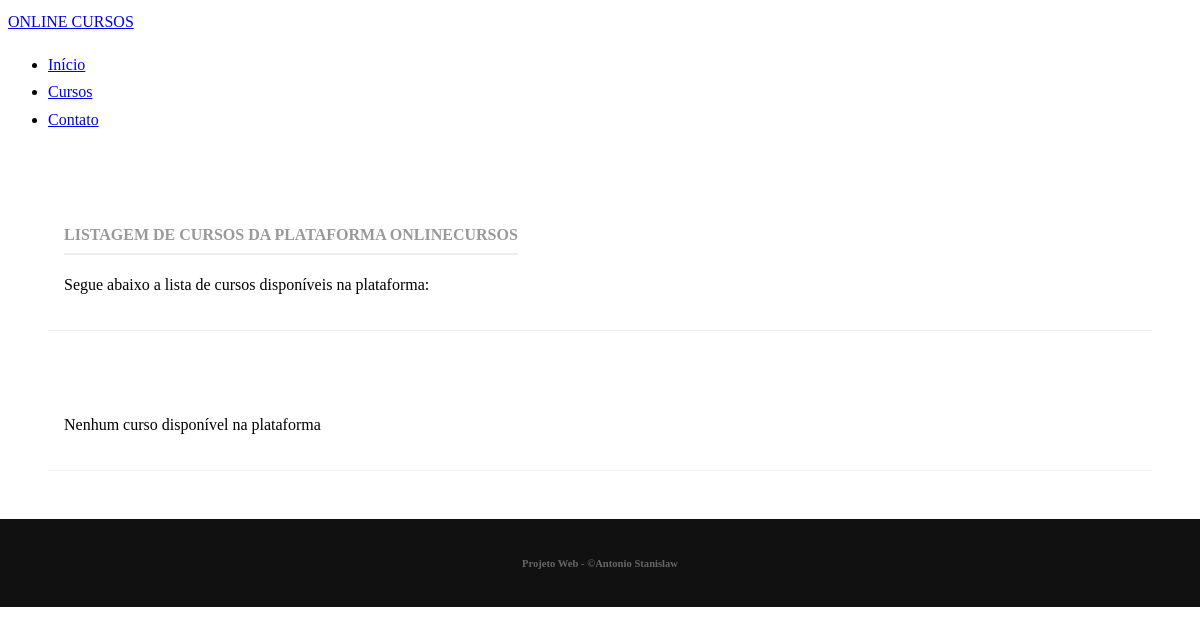
The app's page /cursos/, older data.
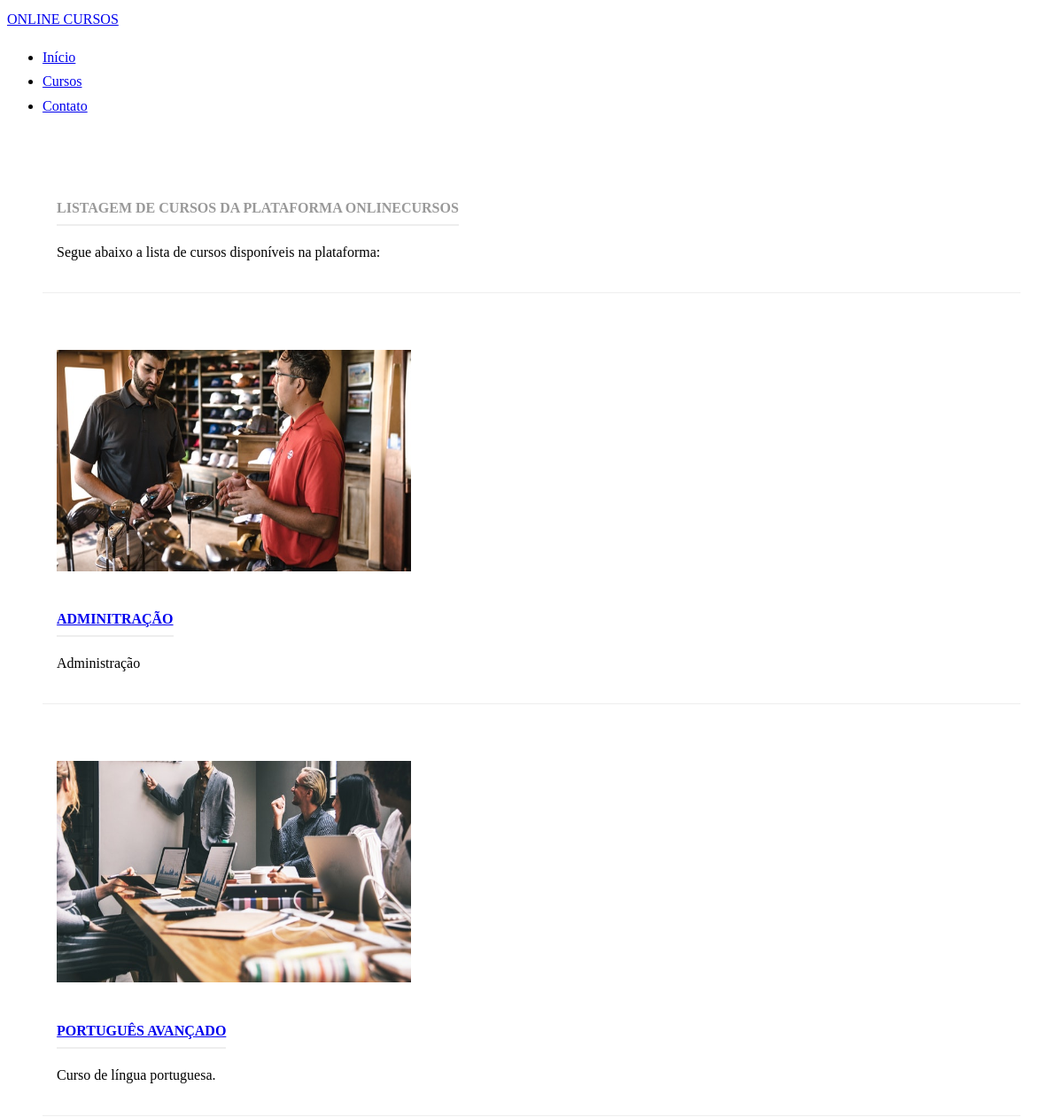
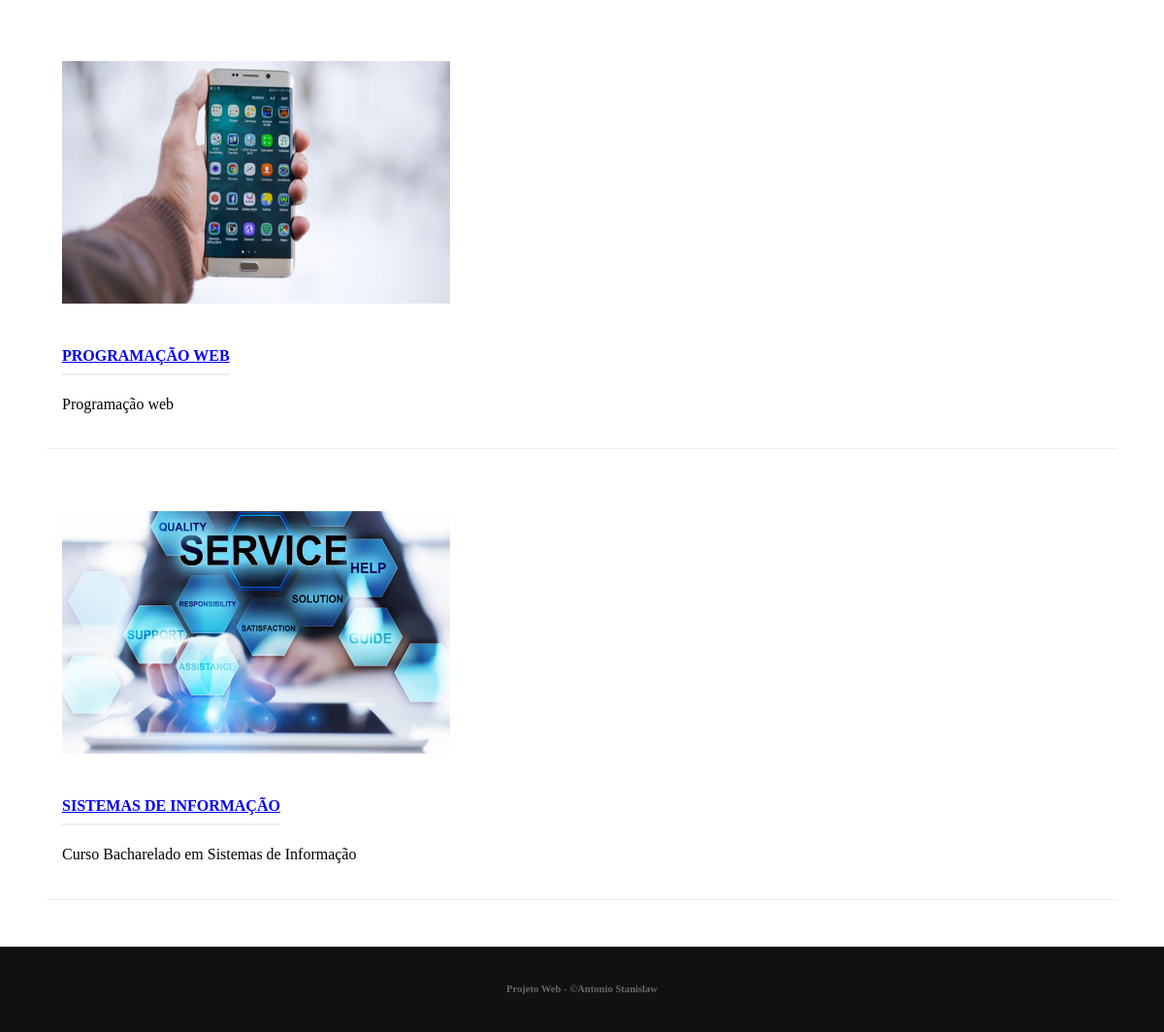
The same page, newer data (2 pictures, top to bottom).
### cursos/models.py (models this page shows, shortened)
class Curso(models.Model):
    name = models.CharField("Nome", max_length=100)
    slug = models.SlugField("Apreviação")
    description = models.TextField("Descrição")
    about = models.TextField("Sobre o curso", blank=True)
    start_date = models.DateField("Data de Inicio", null=True, blank=True)
    image = models.ImageField(upload_to='cursos/images', verbose_name="Imagem", null=True, blank=True)
    created_at = models.DateTimeField("Criado em", auto_now_add=True)
    updated_at = models.DateTimeField("Atualizado em", auto_now=True)
    def get_absolute_url(self):
        return reverse('detalhe', kwargs={'slug' : self.slug})
    class Meta():
        verbose_name = "Curso"
        verbose_name_plural = "Cursos"
        ordering = ['name']

### cursos/views.py (the view)
# urls.py: path('', curso, name = 'curso'),
def curso(request):
    cursos = Curso.objects.all()
    template_name = "layout/curso.html"
    context = {
        'cursos' : cursos
    }
    return render(request, template_name, context)

### cursos/templates/layout/curso.html (shortened to what this page needs)
{% extends "layout/base.html" %}
{% load static %}
 {% block content %}
    <div class="pure-g-r content-ribbon">
        <div class="pure-u-1">
            <div class="l-box">
                <h4 class="content-subhead">Listagem de Cursos da Plataforma OnlineCursos</h4>
                <p>Segue abaixo a lista de cursos disponíveis na plataforma:</p>
            </div>
        </div>
    </div>
{% for curso in cursos %}
    <div class="pure-g-r content-ribbon">
        <div class="pure-u-1-3">
            <div class="l-box">
                <a href="{{ curso.get_absolute_url }}">
                {% if curso.image %}
                    <img src="{{ curso.image.url }}" alt="{{ curso.name }}" width="400px" height="250px">
                {% else %}
                    <img src="{% static 'mysite/img/imagem_padrao.png' %}" alt="{{ curso.name }}">
                {% endif %}
                </a>
            </div>
        </div>
        <div class="pure-u-2-3">
            <div class="l-box">
                <h4 class="content-subhead"><a href="{{ curso.get_absolute_url }}" title="">{{ curso.name }}</a></h4>
                <p>
                    {{ curso.description|linebreaks}}
                </p>
            </div>
        </div>
    </div>
{% empty %}
<div class="pure-g-r content-ribbon">
    <div class="pure-u-1">
        <div class="l-box">
            <p>Nenhum curso disponível na plataforma</p>
        </div>
    </div>
</div>
{% endfor %}
{% endblock %}

### core/templates/layout/base.html (shortened to what this page needs)
<!DOCTYPE html>
{% load static %}
<html lang="pt-br">
<head>
    <link rel="stylesheet" href="http://yui.yahooapis.com/pure/0.3.0/pure-min.css">
    <link rel="stylesheet" href="{% static 'mysite/css/styles.css' %}" />
</head>
<body>
    <div class="header">
            <div class="pure-menu pure-menu-open pure-menu-fixed pure-menu-horizontal">
                    <a class="pure-menu-heading" href="{% url 'home' %}">ONLINE CURSOS</a>
                    <ul>
                        <li class="pure-menu-selected"><a href="{% url 'home' %}">Início</a></li>
                        <li><a href="{% url 'curso' %}">Cursos</a></li>
                        <li><a href="{% url 'contato' %}">Contato</a></li>
                    </ul>
            </div>
    </div>
    <div class="content">
        {% block content %} {% endblock %}
        <div class="footer">
                <h5 align="center">Projeto Web - &COPY;Antonio Stanislaw</h5>
        </div>
    </div>
</body>
</html>

### core/static/mysite/css/styles.css (style rules this page uses)
* { -webkit-box-sizing: border-box; -moz-box-sizing: border-box; box-sizing: border-box; }
body { margin: 0 auto; line-height: 1.7em; }
.l-box { padding: 1em; }
.header { margin: 0 0; }
.header .pure-menu { padding: 0.5em; }
.content .content-subhead { color: #999; padding-bottom: 0.3em; text-transform: uppercase; margin: 0; border-bottom: 2px solid #eee; display: inline-block; }
.content .content-ribbon { margin: 3em; border-bottom: 1px solid #eee; }
.footer { background: #111; color: #666; text-align: center; padding: 1em; font-size: 80%; }

Row changes from the older to the newer data that the page shows:
added Curso: image (picture), name "ADMINITRAÇÃO", description "Administração"
added Curso: image (picture), name "PORTUGUÊS AVANÇADO", description "Curso de língua portuguesa."
added Curso: image (picture), name "PROGRAMAÇÃO WEB", description "Programação web"
added Curso: image (picture), name "SISTEMAS DE INFORMAÇÃO", description "Curso Bacharelado em Sistemas de Informação"
Text that changed along with them:
text no longer shown: "Nenhum curso disponível na plataforma"
